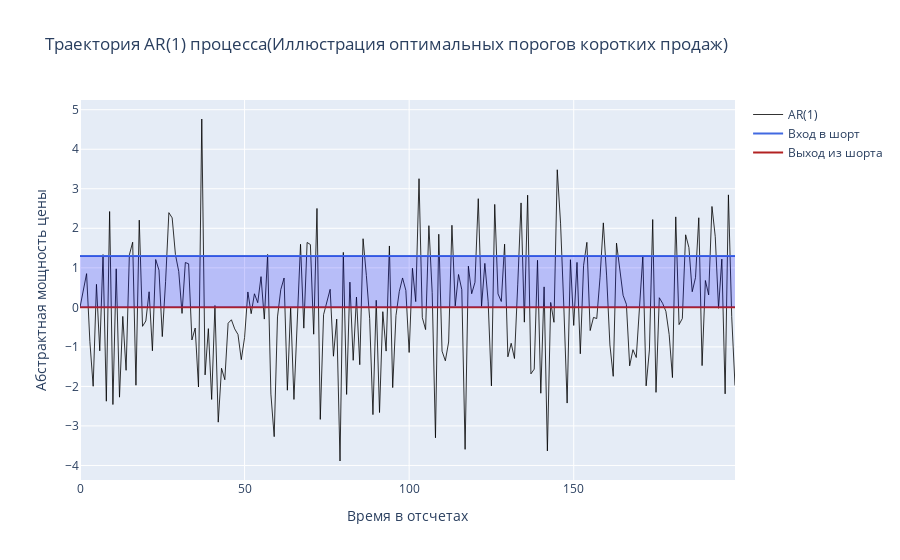

Notebook source saved alongside this figure:
### Code cell
time_interval_to_show = 200 # Область для иллюстрации

ar_trajectory = np.zeros((time_interval_to_show)) # Инициализация

for i in range(time_interval_to_show - 1):
    ar_trajectory[i + 1] = ar_trajectory[i] * theta + np.random.normal(0, sigma)
    
upper = np.ones((time_interval_to_show,)) * threshold
long = -np.ones((time_interval_to_show,)) * threshold
end_position = np.zeros((time_interval_to_show,))

fig = go.Figure(data=[
    go.Scatter(y=ar_trajectory, name="AR(1)", line=dict(color="black", width=0.8)),
    go.Scatter(y=upper, name="Вход в шорт", line=dict(color="royalblue", width=2),),
    go.Scatter(y=end_position, name="Выход из шорта", line=dict(color="firebrick", width=2)),
])

fig.add_hrect(y0=threshold, y1=0, line_width=0, fillcolor="blue", opacity=0.2)
fig.update_layout(title=f"Траектория AR(1) процесса(Иллюстрация оптимальных порогов коротких продаж)")
fig.update_yaxes(title="Абстрактная мощность цены")
fig.update_xaxes(title="Время в отсчетах")

fig.show()

### Figure 1 — Plotly figure (JSON) as saved in the notebook; plotly's stock layout.template omitted (floating-point values rounded to 4 significant figures; data arrays with more than 128 entries replaced by an {"elided": "..."} marker saying what was removed)
{"data": [{"line": {"color": "black", "width": 0.8}, "name": "AR(1)", "type": "scatter", "y": {"elided": "200 float values"}}, {"line": {"color": "royalblue", "width": 2}, "name": "Вход в шорт", "type": "scatter", "y": {"elided": "200 float values"}}, {"line": {"color": "firebrick", "width": 2}, "name": "Выход из шорта", "type": "scatter", "y": {"elided": "200 int values"}}], "layout": {"autosize": true, "shapes": [{"fillcolor": "blue", "line": {"width": 0}, "opacity": 0.2, "type": "rect", "x0": 0, "x1": 1, "xref": "x domain", "y0": 1.3, "y1": 0, "yref": "y"}], "title": {"text": "Траектория AR(1) процесса(Иллюстрация оптимальных порогов коротких продаж)"}, "xaxis": {"autorange": true, "range": [0, 199], "title": {"text": "Время в отсчетах"}}, "yaxis": {"autorange": true, "range": [-4.368, 5.246], "title": {"text": "Абстрактная мощность цены"}, "type": "linear"}}}
